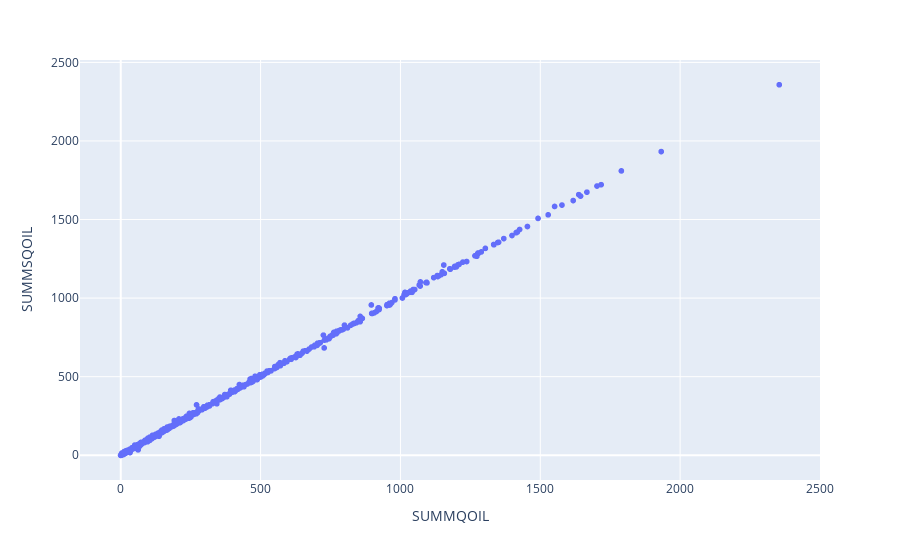

The code cell stored with this chart in its notebook:
### Code cell
px.scatter(differ, x='SUMMQOIL', y='SUMMSQOIL')

### Figure 1 — Plotly figure (JSON) as saved in the notebook; plotly's stock layout.template omitted (floating-point values rounded to 4 significant figures; data arrays with more than 128 entries replaced by an {"elided": "..."} marker saying what was removed)
{"data": [{"hovertemplate": "SUMMQOIL=%{x}<br>SUMMSQOIL=%{y}<extra></extra>", "legendgroup": "", "marker": {"color": "#636efa", "symbol": "circle"}, "mode": "markers", "name": "", "showlegend": false, "type": "scattergl", "x": {"elided": "1794 float values"}, "xaxis": "x", "y": {"elided": "1794 float values"}, "yaxis": "y"}], "layout": {"legend": {"tracegroupgap": 0}, "margin": {"t": 60}, "xaxis": {"anchor": "y", "domain": [0, 1], "title": {"text": "SUMMQOIL"}}, "yaxis": {"anchor": "x", "domain": [0, 1], "title": {"text": "SUMMSQOIL"}}}}
